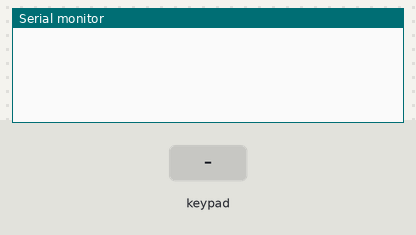
The sketch below on a simulated ESP8266 (NodeMCU). Shown: the last lines printed to the serial monitor. The inputs (shaded band) are chosen by the test bench.

Above: at 1.2 s.
1.3 s: key '1' pressed
At 2.5 s:
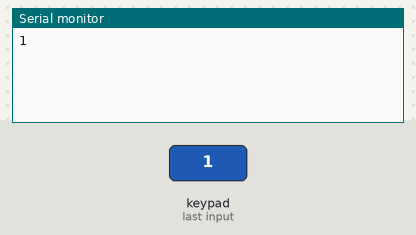
2.8 s: keypad keys 1 2 # pressed 0.4 s apart
At 4.3 s:
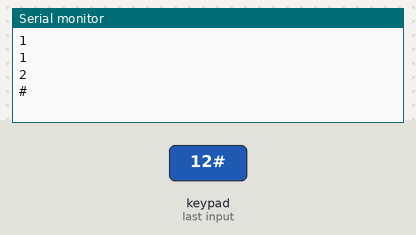
5.5 s: key 'A' pressed
At 5.9 s:
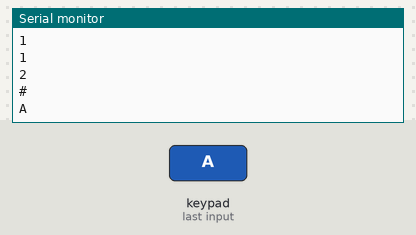
7.0 s: keypad keys 1 2 * pressed 0.4 s apart
At 8.7 s:
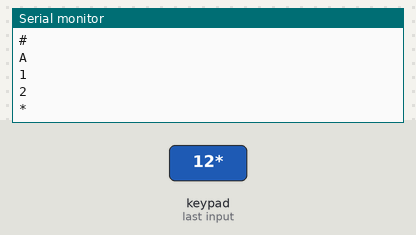
9.7 s: key 'B' pressed
At 10.2 s:
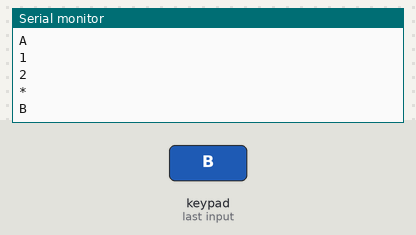
11.2 s: keypad keys 1 2 D pressed 0.4 s apart
At 13.4 s:
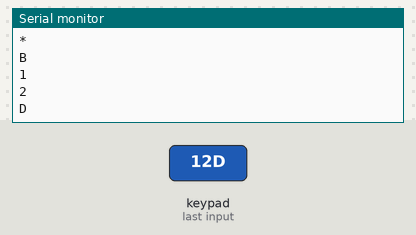

Measured:
- after the input at 1.3 s, the serial monitor: prints a new line at once (image 1)
- after the input at 2.8 s, the serial monitor: prints a new line after 0.41 s (image 2)
- after the input at 5.5 s, the serial monitor: prints a new line at once (image 3)
- after the input at 7.0 s, the serial monitor: prints a new line at once (image 4)
- after the input at 9.7 s, the serial monitor: prints a new line at once (image 5)
- after the input at 11.2 s, the serial monitor: prints a new line at once (image 6)

The sketch:

HelloKeypadtry.ino
```cpp
/* @file HelloKeypad.pde
|| @version 1.0
|| @author Alexander Brevig
|| @contact alexanderbrevig@gmail.com
||
|| @description
|| | Demonstrates the simplest use of the matrix Keypad library.
|| #
*/
#include <Keypad.h>

const byte n_rows = 4;
const byte n_cols = 4;
int num[] = {0, 0, 0, 0};
char keys[n_rows][n_cols] = {
  {'1', '2', '3', 'A'},
  {'4', '5', '6', 'B'},
  {'7', '8', '9', 'C'},
  {'*', '0', '#', 'D'}
};

byte colPins[n_rows] = {D3, D2, D1, D0};
byte rowPins[n_cols] = {D7,D9, D5, D4};
int i = 0;
int firstvariable;

Keypad myKeypad = Keypad( makeKeymap(keys), rowPins, colPins, n_rows, n_cols);
void setup(){
  Serial.begin(9600);
}

void loop(){


  getNum();
}
void getNum(){
   char key = myKeypad.getKey();

  if (key){
    Serial.println(key);
  }
}
```
